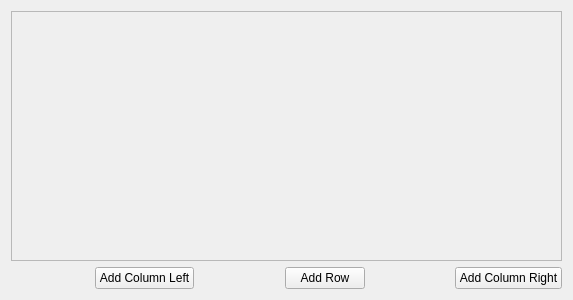
<?xml version="1.0" encoding="UTF-8"?>
<ui version="4.0">
 <class>ScreenConfigScreen</class>
 <widget class="QFrame" name="ScreenConfigScreen">
  <property name="geometry">
   <rect>
    <x>0</x>
    <y>0</y>
    <width>573</width>
    <height>300</height>
   </rect>
  </property>
  <property name="windowTitle">
   <string>Frame</string>
  </property>
  <layout class="QVBoxLayout" name="verticalLayout">
   <item>
    <widget class="QScrollArea" name="scrollArea">
     <property name="widgetResizable">
      <bool>true</bool>
     </property>
     <widget class="QWidget" name="scrollAreaWidgetContents">
      <property name="geometry">
       <rect>
        <x>0</x>
        <y>0</y>
        <width>553</width>
        <height>250</height>
       </rect>
      </property>
     </widget>
    </widget>
   </item>
   <item>
    <layout class="QHBoxLayout" name="horizontalLayout">
     <item>
      <spacer name="horizontalSpacer_5">
       <property name="orientation">
        <enum>Qt::Horizontal</enum>
       </property>
       <property name="sizeHint" stdset="0">
        <size>
         <width>40</width>
         <height>20</height>
        </size>
       </property>
      </spacer>
     </item>
     <item>
      <widget class="QPushButton" name="addColumnLeftButton">
       <property name="text">
        <string>Add Column Left</string>
       </property>
      </widget>
     </item>
     <item>
      <spacer name="horizontalSpacer">
       <property name="orientation">
        <enum>Qt::Horizontal</enum>
       </property>
       <property name="sizeHint" stdset="0">
        <size>
         <width>40</width>
         <height>20</height>
        </size>
       </property>
      </spacer>
     </item>
     <item>
      <widget class="QPushButton" name="addRowButton">
       <property name="text">
        <string>Add Row</string>
       </property>
      </widget>
     </item>
     <item>
      <spacer name="horizontalSpacer_4">
       <property name="orientation">
        <enum>Qt::Horizontal</enum>
       </property>
       <property name="sizeHint" stdset="0">
        <size>
         <width>40</width>
         <height>20</height>
        </size>
       </property>
      </spacer>
     </item>
     <item>
      <widget class="QPushButton" name="addColumnRightButton">
       <property name="text">
        <string>Add Column Right</string>
       </property>
      </widget>
     </item>
    </layout>
   </item>
  </layout>
 </widget>
 <resources/>
 <connections/>
</ui>
